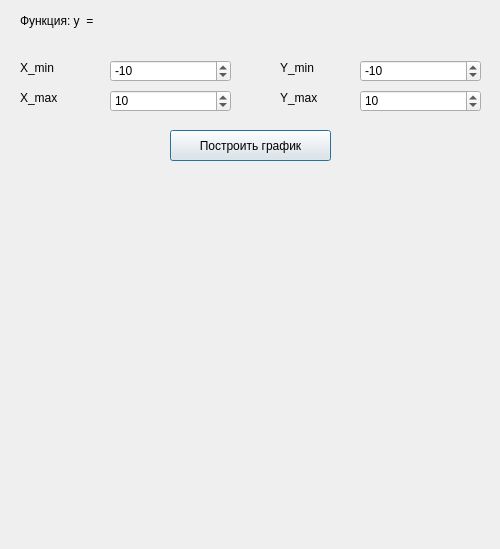
<?xml version="1.0" encoding="UTF-8"?>
<ui version="4.0">
 <class>GraphWindow</class>
 <widget class="QDialog" name="GraphWindow">
  <property name="geometry">
   <rect>
    <x>0</x>
    <y>0</y>
    <width>500</width>
    <height>549</height>
   </rect>
  </property>
  <property name="minimumSize">
   <size>
    <width>500</width>
    <height>549</height>
   </size>
  </property>
  <property name="maximumSize">
   <size>
    <width>500</width>
    <height>549</height>
   </size>
  </property>
  <property name="windowTitle">
   <string>Graph</string>
  </property>
  <widget class="QCustomPlot" name="widget" native="true">
   <property name="geometry">
    <rect>
     <x>0</x>
     <y>220</y>
     <width>501</width>
     <height>331</height>
    </rect>
   </property>
  </widget>
  <widget class="QSpinBox" name="spinBox_x_min">
   <property name="geometry">
    <rect>
     <x>110</x>
     <y>60</y>
     <width>121</width>
     <height>22</height>
    </rect>
   </property>
   <property name="minimum">
    <number>-1000000</number>
   </property>
   <property name="maximum">
    <number>1000000</number>
   </property>
   <property name="value">
    <number>-10</number>
   </property>
  </widget>
  <widget class="QSpinBox" name="spinBox_y_min">
   <property name="geometry">
    <rect>
     <x>360</x>
     <y>60</y>
     <width>121</width>
     <height>22</height>
    </rect>
   </property>
   <property name="minimum">
    <number>-1000000</number>
   </property>
   <property name="maximum">
    <number>1000000</number>
   </property>
   <property name="value">
    <number>-10</number>
   </property>
  </widget>
  <widget class="QSpinBox" name="spinBox_x_max">
   <property name="geometry">
    <rect>
     <x>110</x>
     <y>90</y>
     <width>121</width>
     <height>22</height>
    </rect>
   </property>
   <property name="minimum">
    <number>-1000000</number>
   </property>
   <property name="maximum">
    <number>1000000</number>
   </property>
   <property name="value">
    <number>10</number>
   </property>
  </widget>
  <widget class="QSpinBox" name="spinBox_y_max">
   <property name="geometry">
    <rect>
     <x>360</x>
     <y>90</y>
     <width>121</width>
     <height>22</height>
    </rect>
   </property>
   <property name="minimum">
    <number>-1000000</number>
   </property>
   <property name="maximum">
    <number>1000000</number>
   </property>
   <property name="value">
    <number>10</number>
   </property>
  </widget>
  <widget class="QLabel" name="label">
   <property name="geometry">
    <rect>
     <x>20</x>
     <y>60</y>
     <width>49</width>
     <height>16</height>
    </rect>
   </property>
   <property name="styleSheet">
    <string notr="true">font: 700 12pt &quot;Times New Roman&quot;;</string>
   </property>
   <property name="text">
    <string>X_min</string>
   </property>
  </widget>
  <widget class="QLabel" name="label_2">
   <property name="geometry">
    <rect>
     <x>280</x>
     <y>60</y>
     <width>49</width>
     <height>16</height>
    </rect>
   </property>
   <property name="styleSheet">
    <string notr="true">font: 700 12pt &quot;Times New Roman&quot;;</string>
   </property>
   <property name="text">
    <string>Y_min</string>
   </property>
  </widget>
  <widget class="QLabel" name="label_3">
   <property name="geometry">
    <rect>
     <x>280</x>
     <y>90</y>
     <width>49</width>
     <height>16</height>
    </rect>
   </property>
   <property name="styleSheet">
    <string notr="true">font: 700 12pt &quot;Times New Roman&quot;;</string>
   </property>
   <property name="text">
    <string>Y_max</string>
   </property>
  </widget>
  <widget class="QLabel" name="label_4">
   <property name="geometry">
    <rect>
     <x>20</x>
     <y>90</y>
     <width>49</width>
     <height>16</height>
    </rect>
   </property>
   <property name="styleSheet">
    <string notr="true">font: 700 12pt &quot;Times New Roman&quot;;</string>
   </property>
   <property name="text">
    <string>X_max</string>
   </property>
  </widget>
  <widget class="QPushButton" name="pushButton">
   <property name="geometry">
    <rect>
     <x>170</x>
     <y>130</y>
     <width>161</width>
     <height>31</height>
    </rect>
   </property>
   <property name="styleSheet">
    <string notr="true">font: 700 12pt &quot;Times New Roman&quot;;</string>
   </property>
   <property name="text">
    <string>Построить график</string>
   </property>
  </widget>
  <widget class="QLabel" name="label_error">
   <property name="geometry">
    <rect>
     <x>20</x>
     <y>180</y>
     <width>461</width>
     <height>20</height>
    </rect>
   </property>
   <property name="styleSheet">
    <string notr="true">font: 700 12pt &quot;Times New Roman&quot;;
color: rgb(255, 0, 0);</string>
   </property>
   <property name="text">
    <string/>
   </property>
   <property name="alignment">
    <set>Qt::AlignCenter</set>
   </property>
  </widget>
  <widget class="QLabel" name="label_5">
   <property name="geometry">
    <rect>
     <x>20</x>
     <y>10</y>
     <width>101</width>
     <height>21</height>
    </rect>
   </property>
   <property name="styleSheet">
    <string notr="true">font: 700 12pt &quot;Times New Roman&quot;;</string>
   </property>
   <property name="text">
    <string>Функция: y  = </string>
   </property>
  </widget>
  <widget class="QLabel" name="label_expr">
   <property name="geometry">
    <rect>
     <x>130</x>
     <y>10</y>
     <width>351</width>
     <height>21</height>
    </rect>
   </property>
   <property name="styleSheet">
    <string notr="true">font: 700 12pt &quot;Times New Roman&quot;;</string>
   </property>
   <property name="text">
    <string/>
   </property>
  </widget>
 </widget>
 <customwidgets>
  <customwidget>
   <class>QCustomPlot</class>
   <extends>QWidget</extends>
   <header>qcustomplot.h</header>
   <container>1</container>
  </customwidget>
 </customwidgets>
 <resources/>
 <connections/>
</ui>
